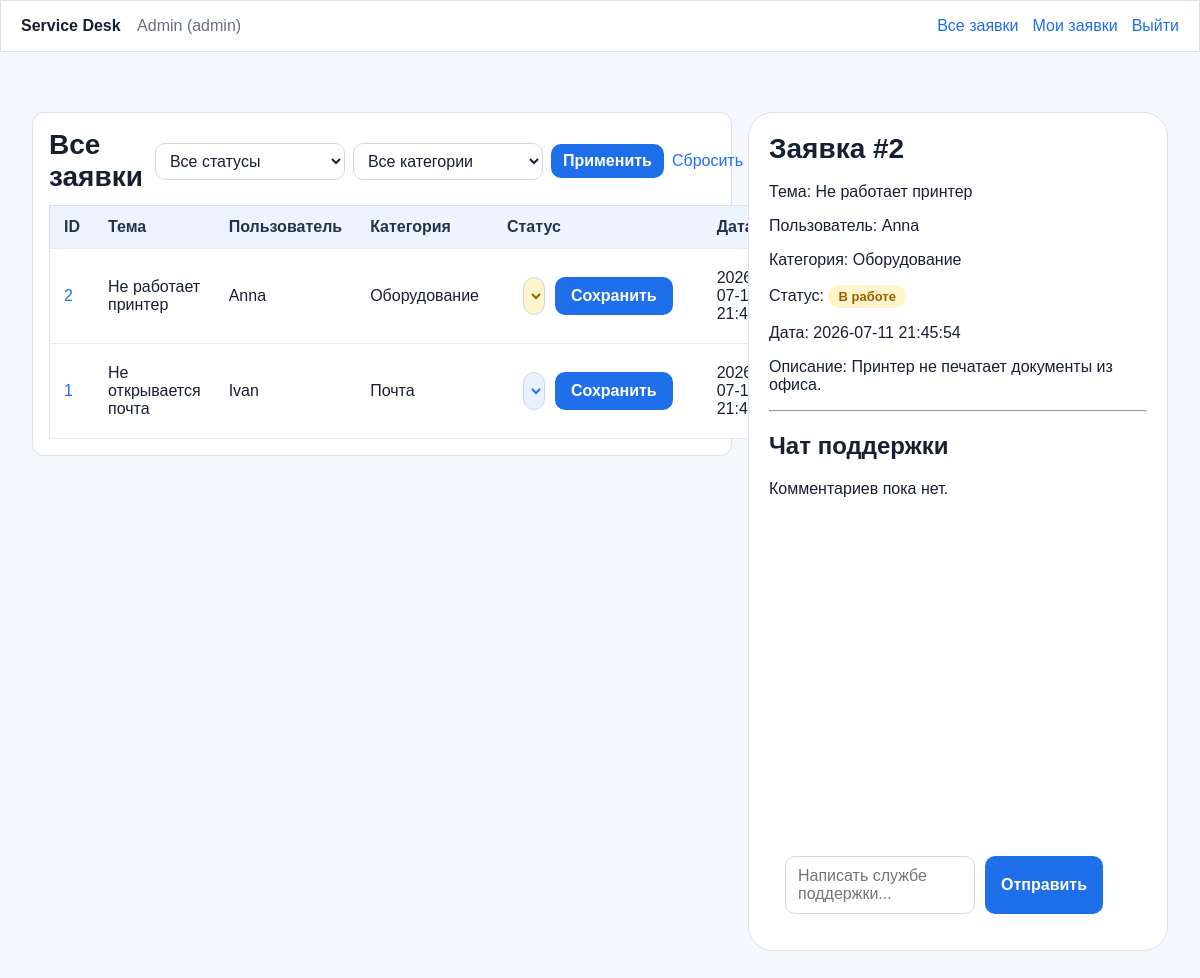
/index.php (signed in), run on the app's committed database.
### tables this page shows
CREATE TABLE IF NOT EXISTS tickets (
    id INT AUTO_INCREMENT PRIMARY KEY,
    user_id INT NOT NULL,
    category_id INT NOT NULL,
    subject VARCHAR(255) NOT NULL,
    description TEXT NOT NULL,
    status ENUM('new', 'in_progress', 'done', 'rejected') DEFAULT 'new',
    created_at TIMESTAMP DEFAULT CURRENT_TIMESTAMP,
    FOREIGN KEY (user_id) REFERENCES users(id),
    FOREIGN KEY (category_id) REFERENCES categories(id)
);

CREATE TABLE IF NOT EXISTS users (
    id INT AUTO_INCREMENT PRIMARY KEY,
    name VARCHAR(100) NOT NULL,
    email VARCHAR(150) NOT NULL UNIQUE,
    password VARCHAR(255) NOT NULL,
    role ENUM('user', 'admin') NOT NULL DEFAULT 'user',
    created_at TIMESTAMP DEFAULT CURRENT_TIMESTAMP
);

CREATE TABLE IF NOT EXISTS categories (
    id INT AUTO_INCREMENT PRIMARY KEY,
    name VARCHAR(100) NOT NULL UNIQUE
);

### config/statuses.php (called while the page is built)
<?php
return [
    'new' => 'Новая',
    'in_progress' => 'В работе',
    'done' => 'Выполнена',
    'rejected' => 'Отклонена',
];

### public/index.php (the view, shortened to what this page needs)
<?php
require_once __DIR__ . '/../config/database.php';
$statusLabels = require __DIR__ . '/../config/statuses.php';
$allowedStatuses = array_keys($statusLabels);
$filterCategoryId = $_GET['category_id'] ?? '';
$filterStatus = $_GET['status'] ?? '';
$filterErrors = [];
$perPage = 6;
$rawPage = $_GET['page'] ?? '1';
if (
    !is_string($rawPage)
    || !ctype_digit($rawPage)
    || (int) $rawPage < 1
) {
    $filterErrors[] = 'Некорректный номер страницы.';
    $page = 1;
} else {
    $page = (int) $rawPage;
}
$whereSql = " WHERE 1 = 1";
$offset = ($page - 1) * $perPage;
$sql = "
    SELECT
        tickets.id,
        tickets.subject,
        tickets.description,
        tickets.status,
        tickets.created_at,
        users.name AS user_name,
        categories.name AS category_name
    FROM tickets
    INNER JOIN users ON tickets.user_id = users.id
    INNER JOIN categories ON tickets.category_id = categories.id
" . $whereSql . "
    ORDER BY tickets.created_at DESC, tickets.id DESC
    LIMIT :limit OFFSET :offset
";
$statement = $pdo->prepare($sql);
$statement->bindValue(':limit', $perPage, PDO::PARAM_INT);
$statement->bindValue(':offset', $offset, PDO::PARAM_INT);
$statement->execute();
$tickets = $statement->fetchAll();
$selectedTicket = null;
$selectedTicketError = '';
$selectedTicketId = 0;
$comments = [];
$message = '';
$formType = $_POST['form_type'] ?? '';
if ($formType === 'add_comment') {
    $rawTicketId = $_POST['ticket_id'] ?? '';
} else {
    $rawTicketId = $_GET['ticket_id'] ?? null;
}
if ($rawTicketId === null) {
    if ($tickets !== []) {
        $selectedTicketId = (int) $tickets[0]['id'];
    }
} elseif (is_string($rawTicketId) && ctype_digit($rawTicketId) && (int) $rawTicketId > 0) {
    $selectedTicketId = (int) $rawTicketId;
} else {
    $selectedTicketError = 'Некорректный номер заявки.';
}
if ($selectedTicketId > 0 && $selectedTicketError === '') {
    $selectedTicketSql = "
        SELECT
            tickets.id,
            tickets.subject,
            tickets.description,
            tickets.status,
            tickets.created_at,
            users.name AS user_name,
            categories.name AS category_name
        FROM tickets
        INNER JOIN users ON tickets.user_id = users.id
        INNER JOIN categories ON tickets.category_id = categories.id
        WHERE tickets.id = :ticket_id
    ";
    $selectedTicketStatement = $pdo->prepare($selectedTicketSql);
    $selectedTicketStatement->execute([
        'ticket_id' => $selectedTicketId,
    ]);
    $selectedTicket = $selectedTicketStatement->fetch();
}
if ($selectedTicket !== null) {
    $sqlComment = "
        SELECT
            ticket_comments.comment,
            ticket_comments.created_at,
            users.name AS user_name,
            users.role AS user_role
        FROM ticket_comments
        INNER JOIN users ON ticket_comments.user_id = users.id
        WHERE ticket_comments.ticket_id = :ticket_id
        ORDER BY ticket_comments.created_at ASC
    ";
    $statement = $pdo->prepare($sqlComment);
    $statement->execute([
        'ticket_id' => $selectedTicket['id'],
    ]);
    $comments = $statement->fetchAll();
}
function e(string $value): string
{
    return htmlspecialchars($value, ENT_QUOTES, 'UTF-8');
}
$isAdmin = isset($_SESSION['user_role']) && $_SESSION['user_role'] === 'admin';
?>
<!DOCTYPE html>
<html lang="ru">
<head>
    <link rel="stylesheet" href="css/style.css">
</head>
<body>
    <header class="topbar">
        <div>
            <strong>Service Desk</strong>
            <?php if (isset($_SESSION['user_id'])): ?>
                <span class="user-info">
                    <?= e($_SESSION['user_name']) ?> (<?= e($_SESSION['user_role']) ?>)
                </span>
            <?php endif; ?>
        </div>
        <nav class="nav-links">
            <a href="index.php">Все заявки</a>
            <a href="my-tickets.php">Мои заявки</a>
            <?php if (isset($_SESSION['user_id'])): ?>
                <a href="logout.php">Выйти</a>
            <?php else: ?>
                <a href="login.php">Войти</a>
            <?php endif; ?>
        </nav>
    </header>
    <main class="dashboard-content">
        <div class="admin-grid">
            <div class="cabinet-down">
                <div class="tickets-toolbar">
                    <h1>Все заявки</h1>
                    <form class="ticket-filters" method="get" action="index.php">
                        <select id="filter_status" name="status">
                            <option value="" <?= $filterStatus === '' ? 'selected' : '' ?>>
                                Все статусы
                            </option>
                        </select>
                        <select id="filter_category_id" name="category_id">
                            <option value="" <?= $filterCategoryId === '' ? 'selected' : '' ?>>
                                Все категории
                            </option>
                        </select>
                        <button type="submit">Применить</button>
                        <a class="filter-reset" href="index.php">Сбросить</a>
                    </form>
                </div>
                <table>
                    <thead>
                        <tr>
                            <th>ID</th>
                            <th>Тема</th>
                            <th>Пользователь</th>
                            <th>Категория</th>
                            <th>Статус</th>
                            <th>Дата</th>
                        </tr>
                    </thead>
                    <tbody>
                        <?php if ($tickets === []): ?>
                            <tr>
                                <td colspan="6">Заявок по выбранным фильтрам нет.</td>
                            </tr>
                        <?php else: ?>
                            <?php foreach ($tickets as $ticket): ?>
                                <?php
                                $ticketQuery = [
                                    'ticket_id' => $ticket['id'],
                                    'page' => $page,
                                ];
                                ?>
                                <tr>
                                    <td>
                                        <a href="<?= e('index.php?' . http_build_query($ticketQuery)) ?>">
                                            <?= e((string) $ticket['id']) ?>
                                        </a>
                                    </td>
                                    <td><?= e($ticket['subject']) ?></td>
                                    <td><?= e($ticket['user_name']) ?></td>
                                    <td><?= e($ticket['category_name']) ?></td>
                                    <td><?php if ($isAdmin): ?>
                                            <form class="changeStatus" method="post"
                                                action="<?= e('index.php?' . http_build_query($ticketQuery)) ?>">
                                                <select name="status"
                                                    class="status status-<?= e(str_replace('_', '-', $ticket['status'])) ?>">
                                                    <?php foreach ($allowedStatuses as $status): ?>
                                                        <option value="<?= e($status) ?>" <?= $ticket['status'] === $status ? 'selected' : '' ?>>
                                                            <?= e($statusLabels[$status]) ?>
                                                        </option>
                                                    <?php endforeach; ?>
                                                </select>
                                                <button type="submit">Сохранить</button>
                                            </form>
                                        <?php endif; ?>
                                    </td>
                                    <td><?= e($ticket['created_at']) ?></td>
                                </tr>
                            <?php endforeach; ?>
                        <?php endif; ?>
                    </tbody>
                </table>
            </div>
            <aside class="ticket-preview">
                <?php if ($selectedTicketError !== ''): ?>
                    <p><?= e($selectedTicketError) ?></p>
                <?php elseif ($selectedTicket !== null): ?>
                    <h1>Заявка #<?= e((string) $selectedTicket['id']) ?></h1>
                    <p>Тема: <?= e($selectedTicket['subject']) ?></p>
                    <p>Пользователь: <?= e($selectedTicket['user_name']) ?></p>
                    <p>Категория: <?= e($selectedTicket['category_name']) ?></p>
                    <p>
                        Статус:
                        <span class="status status-<?= e(str_replace('_', '-', $selectedTicket['status'])) ?>">
                            <?= e($statusLabels[$selectedTicket['status']] ?? $selectedTicket['status']) ?>
                        </span>
                    </p>
                    <p>Дата: <?= e($selectedTicket['created_at']) ?></p>
                    <p>Описание: <?= e($selectedTicket['description']) ?></p>
                    <hr>
                    <h2>Чат поддержки</h2>
                        <div class="comments-list">
                            <?php if ($comments === []): ?>
                                <p>Комментариев пока нет.</p>
                            <?php endif; ?>
                        </div>
                    <?php
                    $commentQuery = [
                        'ticket_id' => $selectedTicket['id'],
                        'page' => $page,
                    ];
                    ?>
                    <form class="sentComment" method="post"
                        action="<?= e('index.php?' . http_build_query($commentQuery)) ?>">
                        <textarea id="message" name="message"
                            placeholder="Написать службе поддержки..."><?= e($message) ?></textarea>
                        <button type="submit">Отправить</button>
                    </form>
                <?php else: ?>
                    <p>Заявок пока нет.</p>
                <?php endif; ?>
            </aside>
        </div>
    </main>
</body>
</html>

### public/css/style.css (style rules this page uses)
* { box-sizing: border-box; }
body { margin: 0; font-family: Arial, sans-serif; background: #f4f7fb; color: #172033; }
a { color: #1f6feb; text-decoration: none; }
p { margin: 0 0 16px; }
h1 { margin: 0 0 18px; font-size: 28px; }
table { width: 100%; border-collapse: collapse; background: #ffffff; border: 1px solid #d8e0ec; }
th, td { padding: 12px 14px; border-bottom: 1px solid #e6ecf5; text-align: left; }
th { background: #eef4ff; color: #24324b; font-weight: 700; }
.topbar { display: flex; justify-content: space-between; align-items: center; gap: 16px; margin-bottom: 28px; padding: 16px 20px; background: #ffffff; border: 1px solid #d8e0ec; }
.user-info { margin-left: 12px; color: #667085; }
.nav-links { display: flex; gap: 14px; align-items: center; }
form { max-width: 720px; padding: 20px; background: #ffffff; border: 1px solid #d8e0ec; border-radius: 25px; }
input, select, textarea { width: 100%; padding: 10px 12px; border: 1px solid #cfd8e6; font: inherit; color: #172033; background: #ffffff; border-radius: 10px; }
textarea { min-height: 120px; resize: vertical; }
button { padding: 10px 16px; border: 0; background: #1f6feb; color: #ffffff; font: inherit; font-weight: 700; cursor: pointer; border-radius: 10px; }
.dashboard-content { flex: 1; padding: 32px; }
.admin-grid { display: grid; grid-template-columns: minmax(0, 1fr) 420px; gap: 16px; align-items: start; }
.ticket-preview { background: #ffffff; border: 1px solid #d8e0ec; border-radius: 25px; padding: 20px; }
.cabinet-down { background: #ffffff; border: 1px solid #d8e0ec; border-radius: 12px; padding: 16px; }
.dashboard-content form { max-width: none; border-radius: 12px; padding: 16px; }
.dashboard-content textarea { min-height: 70px; }
.sentComment { background: #ffffff; border: 0; border-radius: 0px; padding: 0px; display: flex; gap: 10px; max-width: 400px; width: 350px; }
.sentComment textarea { min-height: 42px; resize: none; }
.changeStatus { all: unset; display: flex; justify-content: space-between; gap: 10px; }
.comments-list { height: 360px; overflow-y: auto; display: flex; flex-direction: column; gap: 10px; padding-right: 6px; }
.status { display: inline-block; padding: 4px 10px; border-radius: 12px; font-size: 13px; font-weight: 700; }
.status.status-new { background: #e8f1ff; color: #1f6feb; }
.status.status-in-progress { background: #fff4cc; color: #946200; }
.tickets-toolbar { display: flex; align-items: center; gap: 12px; margin-bottom: 12px; }
.tickets-toolbar h1 { margin: 0 auto 0 0; }
.dashboard-content .ticket-filters { display: flex; align-items: center; gap: 8px; max-width: none; padding: 0; border: 0; border-radius: 0; background: transparent; }
.ticket-filters select { width: 190px; padding: 8px 10px; }
.ticket-filters button { padding: 8px 12px; white-space: nowrap; }
.filter-reset { white-space: nowrap; }

### data on the page
tickets: id "2", subject "Не работает принтер", user.name "Anna", category.name "Оборудование", status "В работе", created_at "2026-07-11…", created_at "2026-07-11 21:45:54", description "Принтер не печатает документы из офиса."
tickets: id "1", subject "Не открывается почта", user.name "Ivan", category.name "Почта", status "Новая", created_at "2026-07-11…"

### other printed values
$_SESSION['user_name'] "Admin"
$_SESSION['user_role'] "admin"
